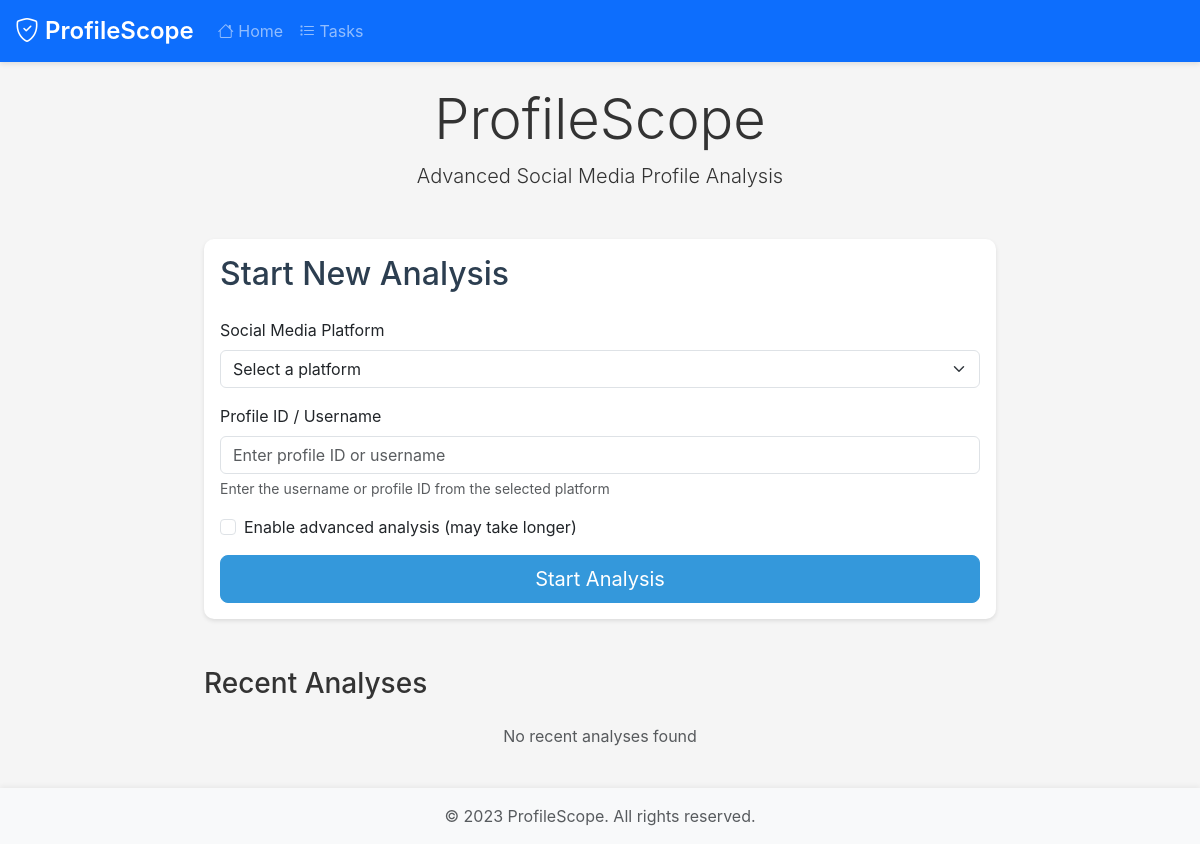
Before: / with the older database file.
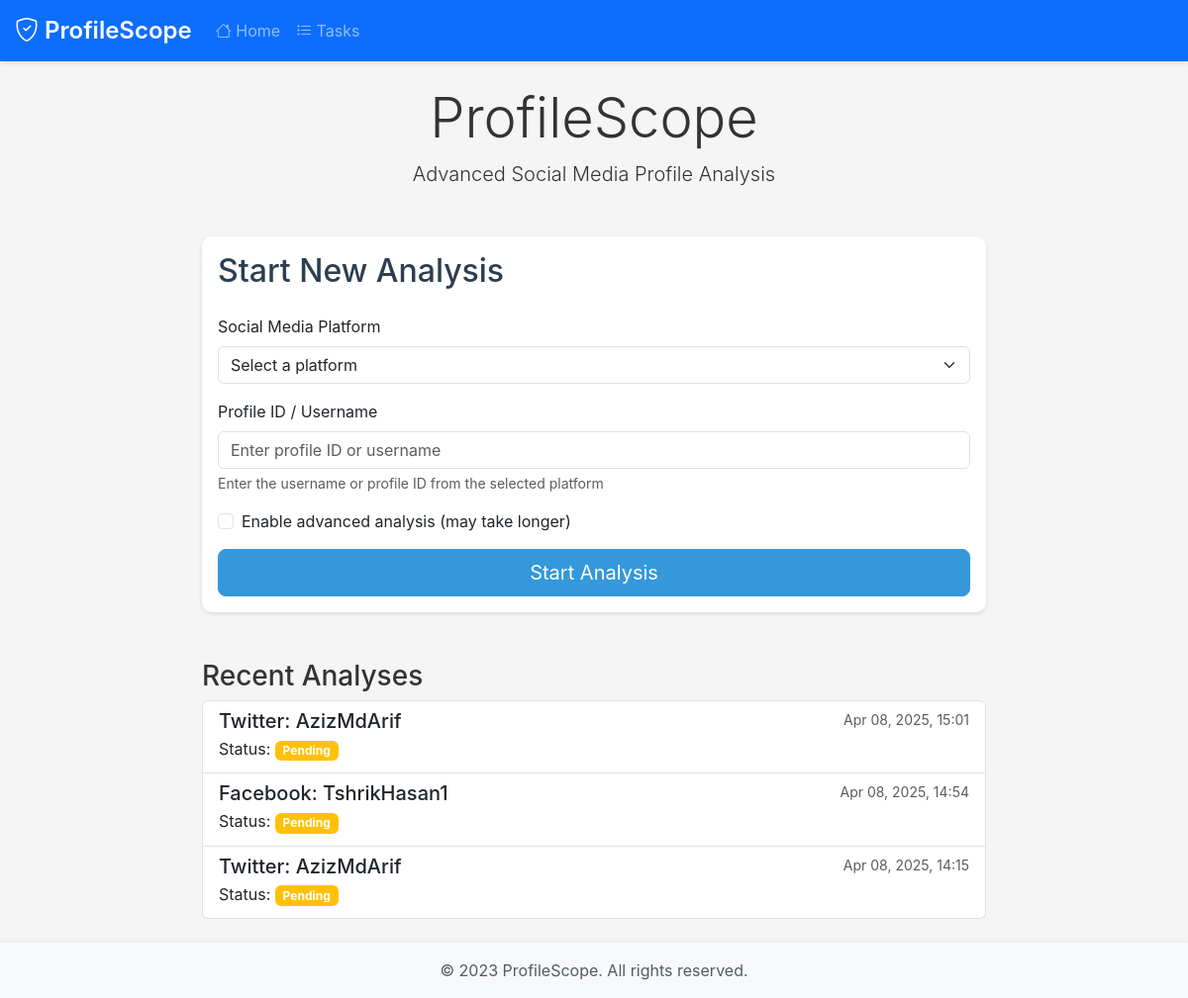
After: the same page with the newer database file.
### app/web/models/task.py (models this page shows, shortened)
class Task(db.Model):
    id = db.Column(db.Integer, primary_key=True)
    platform = db.Column(db.String(50), nullable=False)
    profile_id = db.Column(db.String(255), nullable=False)
    status = db.Column(db.Enum(TaskStatus), default=TaskStatus.PENDING)
    progress = db.Column(db.Integer, default=0)
    message = db.Column(db.String(255))
    result_path = db.Column(db.String(255))
    error = db.Column(db.Text)
    duration = db.Column(db.Float)
    created_at = db.Column(db.DateTime, default=datetime.utcnow)
    updated_at = db.Column(
        db.DateTime, default=datetime.utcnow, onupdate=datetime.utcnow
    )
    started_at = db.Column(db.DateTime)
    completed_at = db.Column(db.DateTime)

### app/web/routes/views.py (the view)
@views_bp.route("/")
def index():
    recent_tasks = Task.query.order_by(Task.created_at.desc()).limit(5).all()
    return render_template("index.html", recent_tasks=recent_tasks)

### app/web/filters.py (called while the page is built)
def format_datetime(value):
    if not value:
        return ""
    if isinstance(value, str):
        try:
            value = datetime.fromisoformat(value.replace("Z", "+00:00"))
        except ValueError:
            return value
    return value.strftime("%b %d, %Y, %H:%M")

def status_badge(status):
    badges = {
        "pending": "warning",
        "processing": "primary",
        "completed": "success",
        "failed": "danger",
    }
    return badges.get(status, "secondary")

### app/web/templates/index.html (shortened to what this page needs)
{% extends "base.html" %}
{% block content %}
<div class="row justify-content-center">
    <div class="col-md-8">
        <div class="text-center mb-5">
            <h1 class="display-4">ProfileScope</h1>
            <p class="lead">Advanced Social Media Profile Analysis</p>
        </div>
        <div class="card">
            <div class="card-body">
                <h2 class="card-title mb-4">Start New Analysis</h2>
                <form id="analysisForm" action="{{ url_for('views.start_analysis') }}" method="POST">
                    <div class="mb-3">
                        <label for="platform" class="form-label">Social Media Platform</label>
                        <select class="form-select" id="platform" name="platform" required>
                            <option value="" selected disabled>Select a platform</option>
                        </select>
                    </div>
                    <div class="mb-3">
                        <label for="profile_id" class="form-label">Profile ID / Username</label>
                        <input type="text" class="form-control" id="profile_id" name="profile_id"
                               required placeholder="Enter profile ID or username">
                        <div class="form-text">Enter the username or profile ID from the selected platform</div>
                    </div>
                    <div class="mb-3">
                        <div class="form-check">
                            <input class="form-check-input" type="checkbox" id="advanced_analysis" name="advanced_analysis">
                            <label class="form-check-label" for="advanced_analysis">
                                Enable advanced analysis (may take longer)
                            </label>
                        </div>
                    </div>
                    <button type="submit" class="btn btn-primary btn-lg w-100">
                        Start Analysis
                    </button>
                </form>
            </div>
        </div>
        <div class="mt-5">
            <h3>Recent Analyses</h3>
            <div class="list-group" id="recentAnalyses">
                {% for task in recent_tasks %}
                <a href="{{ url_for('views.task', task_id=task.id) }}"
                   class="list-group-item list-group-item-action">
                    <div class="d-flex w-100 justify-content-between">
                        <h5 class="mb-1">{{ task.platform|title }}: {{ task.profile_id }}</h5>
                        <small class="text-muted">
                            {{ task.created_at|datetime }}
                        </small>
                    </div>
                    <p class="mb-1">Status:
                        <span class="badge bg-{{ task.status.value|status_badge }}">
                            {{ task.status.value|title }}
                        </span>
                    </p>
                </a>
                {% else %}
                <div class="text-center text-muted py-3">
                    No recent analyses found
                </div>
                {% endfor %}
            </div>
        </div>
    </div>
</div>
{% endblock %}

### app/web/templates/base.html (shortened to what this page needs)
<!DOCTYPE html>
<html lang="en">
<head>
    <link href="https://cdn.jsdelivr.net/npm/bootstrap@5.3.0/dist/css/bootstrap.min.css" rel="stylesheet">
    <link href="https://cdn.jsdelivr.net/npm/bootstrap-icons@1.7.2/font/bootstrap-icons.css" rel="stylesheet">
    <link href="{{ url_for('static', filename='css/style.css') }}" rel="stylesheet">
</head>
<body>
    <nav class="navbar navbar-expand-lg navbar-dark bg-primary">
        <div class="container">
            <a class="navbar-brand" href="{{ url_for('views.index') }}">
                <i class="bi bi-shield-check"></i> ProfileScope
            </a>
            <div class="collapse navbar-collapse" id="navbarNav">
                <ul class="navbar-nav me-auto">
                    <li class="nav-item">
                        <a class="nav-link" href="{{ url_for('views.index') }}">
                            <i class="bi bi-house"></i> Home
                        </a>
                    </li>
                    <li class="nav-item">
                        <a class="nav-link" href="{{ url_for('views.tasks') }}">
                            <i class="bi bi-list-task"></i> Tasks
                        </a>
                    </li>
                </ul>
            </div>
        </div>
    </nav>
    <main class="py-4">
        {% block content %}{% endblock %}
    </main>
    <footer class="footer mt-auto py-3 bg-light">
        <div class="container text-center">
            <span class="text-muted">© 2023 ProfileScope. All rights reserved.</span>
        </div>
    </footer>
</body>
</html>

### app/web/static/css/style.css (style rules this page uses)
:root { --primary: #4a6fa5; --secondary: #6c757d; --success: #28a745; --danger: #dc3545; --warning: #ffc107; --info: #17a2b8; --light: #f8f9fa; --dark: #343a40; --primary-color: #2c3e50; --secondary-color: #34495e; --accent-color: #3498db; --success-color: #2ecc71; --warning-color: #f1c40f; --danger-color: #e74c3c; --light-bg: #f8f9fa; --dark-bg: #343a40; }
body { background-color: #f5f5f5; color: #333; min-height: 100vh; display: flex; flex-direction: column; font-family: -apple-system, BlinkMacSystemFont, "Segoe UI", Roboto, "Helvetica Neue", Arial, sans-serif; }
main { flex: 1; padding: 20px 0; }
.container { max-width: 1200px; width: 100%; padding-right: 15px; padding-left: 15px; margin-right: auto; margin-left: auto; }
.navbar { box-shadow: 0 2px 5px rgba(0, 0, 0, 0.1); }
.navbar-brand { font-weight: bold; font-weight: 600; font-size: 1.5rem; }
.card { border-radius: 10px; box-shadow: 0 4px 6px rgba(0, 0, 0, 0.1); margin-bottom: 20px; border: none; box-shadow: 0 2px 4px rgba(0, 0, 0, 0.1); transition: box-shadow 0.3s ease; }
.card-title { color: var(--primary-color); }
footer { background-color: #f8f9fa; color: var(--secondary); padding: 20px 0; margin-top: 50px; box-shadow: 0 -2px 5px rgba(0, 0, 0, 0.05); width: 100%; }
.btn-primary { background-color: var(--accent-color); border-color: var(--accent-color); }

Changed rows visible on the page:
added Task: platform "Twitter", profile_id "AzizMdArif", created_at "Apr 08, 2025, 15:01", status.value "Pending"
added Task: platform "Facebook", profile_id "TshrikHasan1", created_at "Apr 08, 2025, 14:54", status.value "Pending"
added Task: platform "Twitter", profile_id "AzizMdArif", created_at "Apr 08, 2025, 14:15", status.value "Pending"
Other visible differences:
text no longer shown: "No recent analyses found"
